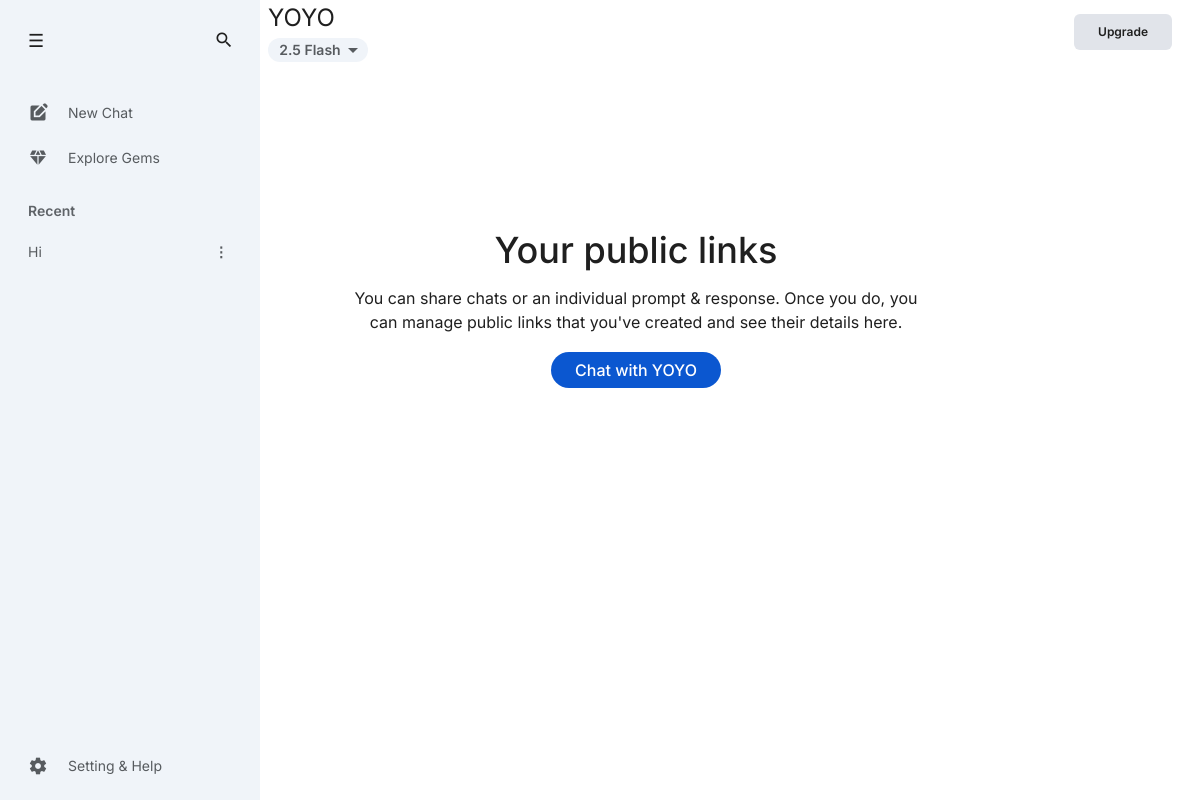
/Public_Links/ (signed in), run on an earlier commit of the app's database.
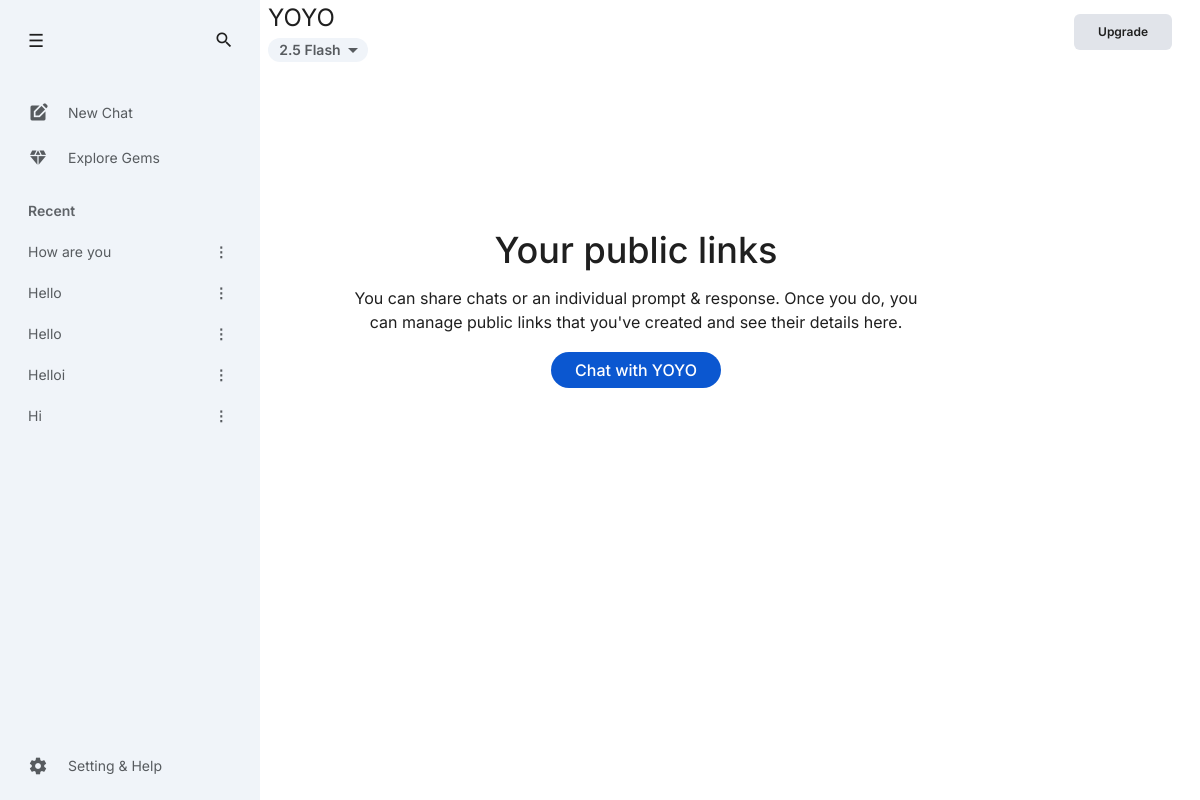
And on a later commit of the database.
### YOYO_APP/models.py (models this page shows, shortened)
class Chat(models.Model):
    user = models.ForeignKey(UserData, on_delete=models.CASCADE, related_name="chats")
    title = models.CharField(max_length=255)
    created_at = models.DateTimeField(auto_now_add=True)
    gem = models.ForeignKey(Gem, on_delete=models.CASCADE, related_name="chats", null=True, blank=True)

### YOYO_APP/views.py (the view)
# urls.py: path('Public_Links/',Public_Links_yoyo,name='Public_Links_yoyo'),
def Public_Links_yoyo(request):
    if not request.session.get("user_id"):
        return redirect("login")
    user = get_object_or_404(UserData, id=request.session["user_id"])
    chats = Chat.objects.filter(user=user).order_by("-created_at")
    return render(request, "Public_Links.html", {
        "user": user,
        "chats": chats,
    })

### YOYO_APP/templates/Public_Links.html (shortened to what this page needs)
{% load static %}
<!DOCTYPE html>
<html lang="en">
<head>
    <link rel="stylesheet" href="https://cdnjs.cloudflare.com/ajax/libs/font-awesome/6.7.2/css/all.min.css"
 />
    <script src="https://cdn.tailwindcss.com"></script>
    <link rel="stylesheet" href="{% static "css/Yoyo.css" %}">
</head>
<body class="min-h-screen flex flex-col items-center">
    <div class="w-[100%]">
        <div class="flex w-[100%] ">
            <div class="main-content" id="main-content">
                <div class="main-scroll-area">
                    <div class="main-inner">
                        <div class="main-inner-left">
                            <button id="openBtn">☰</button>
                        </div>
                        <div class="main-inner-right">
                            <a href="{% url "Search_yoyo" %}" class="flex items-center justify-center" id="search-icon"> <span
                                    class="material-icons">search</span> </a>
                        </div>
                    </div>
                    <div class="drawer" id="drawer">
                        <ul class="drawer-data ">
                            <li id="new-chat-button">
                                <a href="{% url "home" %}" class="items-center flex gap-5"> <span
                                        class="material-symbols-outlined">edit_square</span>
                                    <span>New Chat</span>
                                </a>
                            </li>
                            <li class="diamond">
                                <a href="{% url "Explore_Gem_yoyo" %}" class="w-[100%] items-center flex gap-5"> <span
                                        class="material-symbols-outlined">diamond </span>
                                    <span>Explore Gems</span>
                                </a>
                            </li>
                        </ul>
                        <div class="recent-section">
                            <h3>Recent</h3>
                            <ul id="recent-chats">
                                {% for chat in chats %}
                                    <li class="chat-item" data-chat-id="{{ chat.id }}">
                                        <span class="chat-title" onclick="window.location.href='{% url 'chat_detail' chat.id %}'">
                                            {{ chat.title }}
                                        </span>
                                        <div class="chat-actions">
                                            <span class="chat-menu" onclick="toggleMenu(this)">⋮</span>
                                        </div>
                                    </li>
                                {% empty %}
                                    <li>No recent chats</li>
                                {% endfor %}
                            </ul>
                        </div>
                    </div>
                </div>
                <div class="setting-help" id="setting-help">
                    <ul class="drawer-data">
                        <li class="dropdown-toggle " onclick="toggleDropdown()">
                            <a class="material-symbols-outlined">settings</a>
                            <span>Setting & Help</span>
                        </li>
                    </ul>
                </div>
            </div>
            <div class="z-10 gemini-header p-2 flex items-center justify-between">
                <div class="relative ">
                    <div class="pl-48px">
                        <h1 class="text-2xl " style="color: var(--text-main);">YOYO</h1>
                        <div class="relative">
                            <button id="model-toggle"
                                class="mt-1 rounded-full flex items-center justify-center w-[100px] h-6 font-medium text-sm "
                                style="background-color: var(--sidebar-bg); color: var(--sidebar-text);">
                                <span class="pl-2 font-semibold">2.5 Flash</span>
                                <svg xmlns="http://www.w3.org/2000/svg" height="24px" viewBox="0 0 24 24" width="24px"
                                    fill="currentColor">
                                    <path d="M0 0h24v24H0V0z" fill="none" />
                                    <path d="M7 10l5 5 5-5H7z" />
                                </svg>
                            </button>
                        </div>
                    </div>
                </div>
                <div class="flex space-x-2 items-center">
                    <a href="{% url "Upgrad_yoyo" %}"
                        class="h-9 block cursor-pointer rounded-md flex items-center justify-center text-xs font-semibold px-6 mr-3"
                        style="background-color: var(--sidebar-hover);">
                        Upgrade
                    </a>
                </div>
            </div>
        </div>
        <div class="gemini-data ">
            <div class="main-chat-area">
                <div class="chat-content-wrapper" style="background-color: var(--bg-main);">
                    <main class="text-center px-4 pt-40">
                        <h1 class="text-3xl md:text-4xl font-medium mb-4">Your public links</h1>
                        <p class=" mb-6 w-[36rem] mx-auto">
                            You can share chats or an individual prompt & response. Once you do, you can manage
                            public
                            links that you've
                            created and see their details here.
                        </p>
                        <a href="{% url "home" %}"
                            class="bg-[#0b57d0] hover:bg-blue-600 text-white font-medium px-6 py-2 rounded-full transition">
                            Chat with YOYO
                        </a>
                    </main>
                </div>
            </div>
        </div>
    </div>
</body>

What changed in the data, as far as the page shows it:
added Chat: title "How are you"
added Chat: title "Hello"
added Chat: title "Hello"
added Chat: title "Helloi"
